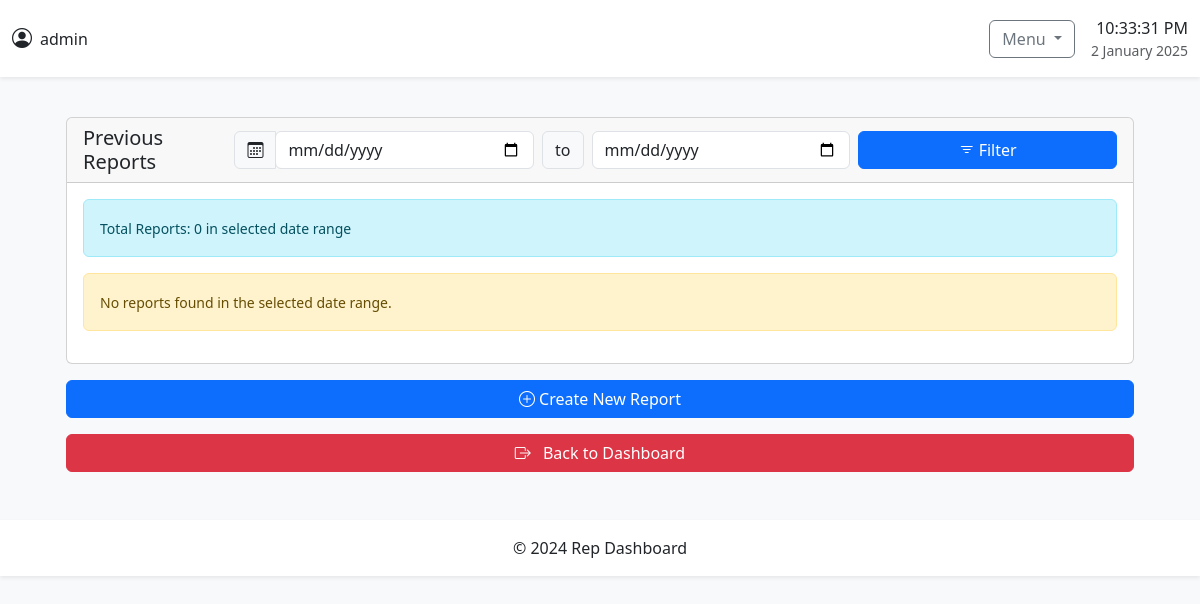
The page /track-n-trace/reports/ (signed in) on the database as committed earlier.
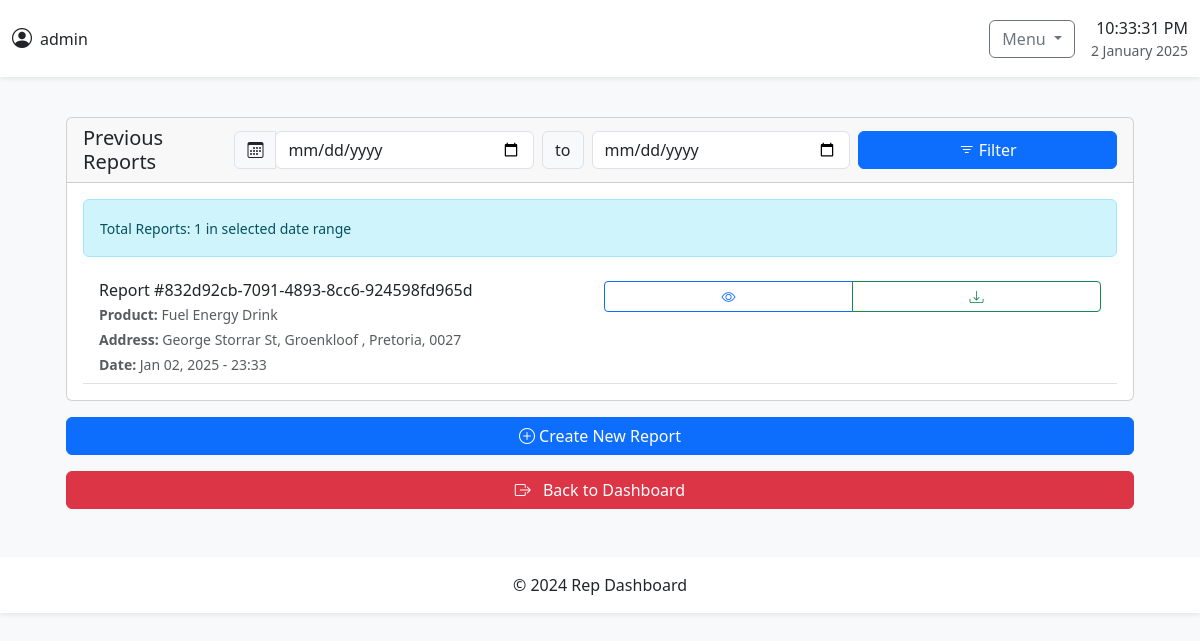
The same page on the database as committed later.
### users/models.py (models this page shows, shortened)
class User(AbstractUser):
    ADMIN = 'admin'
    REPRESENTATIVE = 'representative'
    ROLE_CHOICES = [
        (ADMIN, 'Administrator'),
        (REPRESENTATIVE, 'Field Representative'),
    ]
    role = models.CharField(
        max_length=20,
        choices=ROLE_CHOICES,
        default=REPRESENTATIVE
    )
    phone_number = models.CharField(
        max_length=20,
        blank=True,
        verbose_name="Phone Number"
    )
    is_active = models.BooleanField(
        default=True,
        help_text="Designates whether this user should be treated as active."
    )
    groups = models.ManyToManyField(
        'auth.Group',
        verbose_name='groups',
        blank=True,
        related_name='custom_users',
        related_query_name='custom_user',
        help_text='The groups this user belongs to.'
    )
    user_permissions = models.ManyToManyField(
        'auth.Permission',
        verbose_name='user permissions',
        blank=True,
        related_name='custom_users',
        related_query_name='custom_user',
        help_text='Specific permissions for this user.'
    )
    objects = CustomUserManager()
    class Meta:
        verbose_name = 'user'
        verbose_name_plural = 'users'
        swappable = 'AUTH_USER_MODEL'

### reptrack_trace/models.py (models this page shows, shortened)
class Report(models.Model):
    STATUS_CHOICES = [
        ('draft', 'Draft'),
        ('submitted', 'Submitted')
    ]
    id = models.UUIDField(primary_key=True, default=uuid.uuid4, editable=False)
    representative = models.ForeignKey(User, on_delete=models.CASCADE)
    shop = models.ForeignKey(Shop, on_delete=models.CASCADE)
    product = models.ForeignKey(Product, on_delete=models.CASCADE)
    shop_current_quantity = models.IntegerField()
    needs_topup = models.BooleanField()
    desired_quantity = models.IntegerField(null=True, blank=True)
    topup_quantity = models.IntegerField(null=True, blank=True)
    shop_photo = models.ImageField(upload_to='shop_photos/')
    shop_comments = models.TextField(blank=True)
    shop_store_manager_confirmed = models.BooleanField(default=False)
    shop_store_current_quantity = models.IntegerField(null=True, blank=True)
    shop_store_has_sufficient_stock = models.BooleanField(null=True)
    quantity_taken_from_shop_store = models.IntegerField(null=True, blank=True)
    remaining_shop_store_quantity = models.IntegerField(null=True, blank=True)
    shop_store_photo = models.ImageField(upload_to='shop_store_photos/', null=True, blank=True)
    shop_store_comments = models.TextField(blank=True)
    store = models.ForeignKey(Store, on_delete=models.CASCADE, null=True, blank=True)
    store_current_quantity = models.IntegerField(null=True, blank=True)
    quantity_taken_from_store = models.IntegerField(null=True, blank=True)
    remaining_store_quantity = models.IntegerField(null=True, blank=True)
    store_photo = models.ImageField(upload_to='store_photos/', null=True, blank=True)
    store_comments = models.TextField(blank=True)
    main_store = models.ForeignKey(MainStore, on_delete=models.CASCADE, null=True, blank=True)
    main_store_quantity = models.IntegerField(null=True, blank=True)
    quantity_taken_from_main_store = models.IntegerField(null=True, blank=True)
    remaining_main_store_quantity = models.IntegerField(null=True, blank=True)
    main_store_photo = models.ImageField(upload_to='main_store_photos/', null=True, blank=True)
    main_store_comments = models.TextField(blank=True)
    quantity_taken_from_main = models.IntegerField(null=True, blank=True)
    final_shop_quantity = models.IntegerField(null=True, blank=True)
    final_store_quantity = models.IntegerField(null=True, blank=True)
    status = models.CharField(max_length=20, choices=STATUS_CHOICES, default='draft')
    created_at = models.DateTimeField(auto_now_add=True)
    updated_at = models.DateTimeField(auto_now=True)
    submitted_at = models.DateTimeField(null=True, blank=True)
    class Meta:
        ordering = ['-created_at']

class Product(models.Model):
    name = models.CharField(max_length=255, unique=True)
    description = models.TextField(blank=True)
    created_at = models.DateTimeField(auto_now_add=True)
    updated_at = models.DateTimeField(auto_now=True)

class Shop(models.Model):
    name = models.CharField(max_length=255,null=True, blank=True)
    address = models.TextField(null=True, blank=True)
    manager_name = models.CharField(max_length=255,null=True, blank=True)
    manager_phone = models.CharField(max_length=20,null=True, blank=True)
    manager_email = models.EmailField()
    store_manager_name = models.CharField(max_length=255,null=True, blank=True)
    store_manager_phone = models.CharField(max_length=20,null=True, blank=True)
    store_manager_email = models.EmailField(null=True, blank=True)
    created_at = models.DateTimeField(auto_now_add=True)
    updated_at = models.DateTimeField(auto_now=True)

### reptrack_trace/views.py (the view, shortened to what this page needs)
# urls.py: path('reports/', views.FinishedReportsView.as_view(), name='report-list'),
class FinishedReportsView(LoginRequiredMixin, ListView):
    model = Report
    template_name = 'reports/report_list.html'
    context_object_name = 'finished_reports'
    paginate_by = 10
    def get_queryset(self):
        queryset = Report.objects.filter(status='submitted')
        if self.request.user.role == User.REPRESENTATIVE:
            queryset = queryset.filter(representative=self.request.user)
        start_date = self.request.GET.get('start_date')
        end_date = self.request.GET.get('end_date')
        return queryset.order_by('-created_at')
    def get_context_data(self, **kwargs):
        context = super().get_context_data(**kwargs)
        context['start_date'] = self.request.GET.get('start_date', '')
        context['end_date'] = self.request.GET.get('end_date', '')
        context['total_reports'] = self.get_queryset().count()
        if not context['start_date'] or not context['end_date']:
            thirty_days_ago = timezone.now() - timedelta(days=30)
            context['default_start_date'] = thirty_days_ago.strftime('%Y-%m-%d')
            context['default_end_date'] = timezone.now().strftime('%Y-%m-%d')
        return context

### core/templates/reports/report_list.html (shortened to what this page needs)
{% extends 'base.html' %}
{% load static %}
{% block content %}
<div class="container-fluid px-3 px-md-4 mt-3">
    <div class="card">
        <div class="card-header">
            <div class="d-flex flex-column flex-md-row justify-content-between align-items-start align-items-md-center gap-3">
                <h2 class="h5 mb-0">Previous Reports</h2>
                <form id="dateRangeForm" method="get" class="w-100 w-md-auto">
                    <div class="input-group flex-nowrap">
                        <span class="input-group-text d-none d-md-block">
                            <i class="bi bi-calendar3"></i>
                        </span>
                        <div class="d-flex flex-column flex-md-row w-100 gap-2">
                            <input type="date"
                                   name="start_date"
                                   class="form-control"
                                   value="{{ start_date }}"
                                   max="{{ default_end_date }}"
                                   aria-label="Start date">
                            <span class="input-group-text d-none d-md-block">to</span>
                            <input type="date"
                                   name="end_date"
                                   class="form-control"
                                   value="{{ end_date }}"
                                   max="{{ default_end_date }}"
                                   aria-label="End date">
                            <button type="submit" class="btn btn-primary w-100 w-md-auto">
                                <i class="bi bi-filter me-1"></i>Filter
                            </button>
                        </div>
                    </div>
                </form>
            </div>
        </div>
        <div class="card-body px-2 px-md-3">
            <div class="alert alert-info" role="alert">
                <small>Total Reports: {{ total_reports }} in selected date range</small>
            </div>
            {% if finished_reports %}
                <div class="list-group list-group-flush">
                    {% for report in finished_reports %}
                    <div class="list-group-item list-group-item-action border-bottom">
                        <div class="d-flex flex-column flex-md-row justify-content-between align-items-start gap-2">
                            <div class="w-100">
                                <h6 class="mb-1">Report #{{ report.id }}</h6>
                                <div class="text-muted small">
                                    <div class="mb-1"><strong>Product:</strong> {{ report.product.name }}</div>
                                    <div class="mb-1"><strong>Address:</strong> {{ report.shop.address }}</div>
                                    <div><strong>Date:</strong> {{ report.created_at|date:"M d, Y - H:i" }}</div>
                                </div>
                            </div>
                            <div class="btn-group btn-group-sm mt-2 mt-md-0 w-100 w-md-auto">
                                <a href="{% url 'reptrack_trace:report-detail' report.id %}"
                                   class="btn btn-outline-primary"
                                   aria-label="View report">
                                    <i class="bi bi-eye"></i>
                                </a>
                                <a href="{% url 'reptrack_trace:download_report' report.id %}"
                                   class="btn btn-outline-success"
                                   aria-label="Download report">
                                    <i class="bi bi-download"></i>
                                </a>
                            </div>
                        </div>
                    </div>
                    {% endfor %}
                </div>
            {% else %}
                <div class="alert alert-warning" role="alert">
                    <small>No reports found in the selected date range.</small>
                </div>
            {% endif %}
        </div>
    </div>
    <div class="d-grid gap-2 d-md-flex justify-content-between my-3">
        <a href="{% url 'reptrack_trace:report-create' %}"
           class="btn btn-primary w-100 w-md-auto">
            <i class="bi bi-plus-circle me-1"></i>Create New Report
        </a>
    </div>
    <div class="d-grid mb-4">
        <form action="{% url 'reptrack_trace:home' %}" method="post" class="w-100">
            <button type="submit" class="btn btn-danger w-100">
                <i class="bi bi-box-arrow-right me-2"></i>
                Back to Dashboard
            </button>
        </form>
    </div>
</div>
{% endblock %}

### core/templates/base.html (shortened to what this page needs)
{% load static %}
{% load pwa %}
<!DOCTYPE html>
<html lang="en" data-bs-theme="light">
<head>
    <link href="https://cdnjs.cloudflare.com/ajax/libs/bootstrap/5.3.2/css/bootstrap.min.css" rel="stylesheet">
    <link href="https://cdnjs.cloudflare.com/ajax/libs/bootstrap-icons/1.11.1/font/bootstrap-icons.min.css" rel="stylesheet">
    <link rel="stylesheet" type="text/css" href="{% static 'assets/css/mobile-app.css' %}">
</head>
<body class="bg-light">
    <header class="bg-white shadow-sm">
        <div class="container-fluid py-3">
            <div class="row align-items-center">
                <div class="col-auto">
                    <div class="d-flex align-items-center">
                        <i class="bi bi-person-circle fs-5 me-2"></i>
                        <span class="fw-medium">
                            {% if user.is_authenticated %}
                                {% if user.get_full_name %}
                                    {{ user.get_full_name }}
                                {% else %}
                                    {{ user.username }}
                                {% endif %}
                            {% else %}
                               {% if not user.is_authenticated %}
                               <meta http-equiv="refresh" content="0; url={% url 'reptrack_trace:login' %}">
                                {% endif %}
                            {% endif %}
                        </span>
                    </div>
                </div>
                <div class="col text-end d-flex justify-content-end align-items-center gap-3">
                    <div class="dropdown">
                        <button class="btn btn-outline-secondary dropdown-toggle" type="button" id="navDropdown" data-bs-toggle="dropdown" aria-expanded="false">
                            Menu
                        </button>
                    </div>
                    <div>
                        <div class="fw-medium" id="currentTime"></div>
                        <div class="text-muted small" id="currentDate"></div>
                     </div>
                    </div>
                </div>
            </div>
    </header>
    <main class="container py-4">
        {% block content %}{% endblock %}
    </main>
    <footer class="bg-white text-center py-3 shadow-sm mt-auto">
        <p class="mb-0">&copy; 2024 Rep Dashboard</p>
    </footer>
</body>
</html>

Rows that differ between the two databases and show on the page:
added Report: id "832d92cb-7091-4893-8cc6-924598fd965d", product.name "Fuel Energy Drink", shop.address "George Storrar St, Groenkloof , Pretoria, 0027", created_at "Jan 02, 2025 - 23:33"
Other text that changed with them:
{{ total_reports }}: "0" → "1"
text no longer shown: "No reports found in the selected date range."
